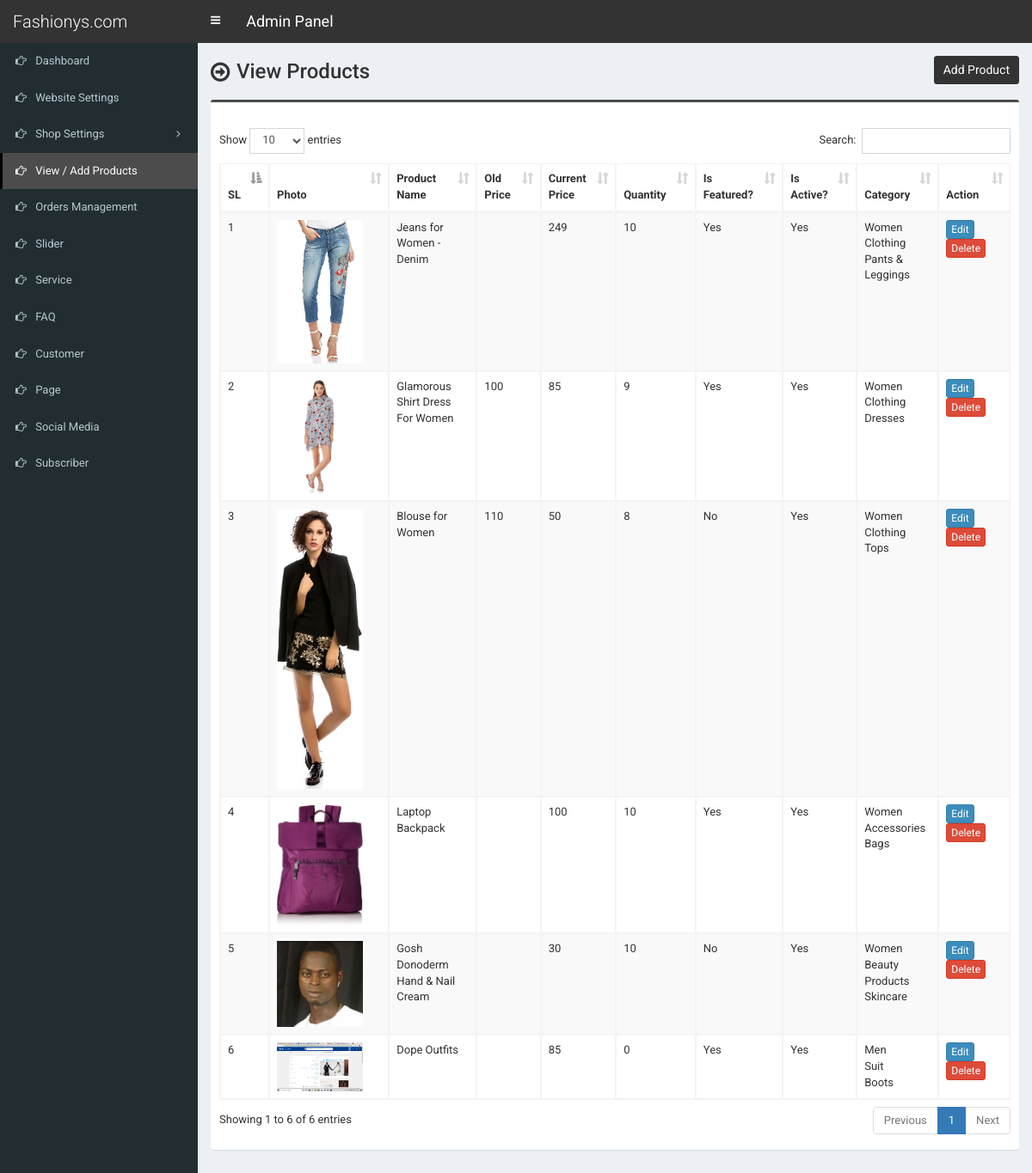
The app's page /admin/product.php with its own data.
### tables this page shows
CREATE TABLE `tbl_product` (
  `p_id` int(11) NOT NULL,
  `p_name` varchar(255) NOT NULL,
  `p_old_price` varchar(10) NOT NULL,
  `p_current_price` varchar(10) NOT NULL,
  `p_qty` int(10) NOT NULL,
  `p_featured_photo` varchar(255) NOT NULL,
  `p_description` text NOT NULL,
  `p_short_description` text NOT NULL,
  `p_feature` text NOT NULL,
  `p_condition` text NOT NULL,
  `p_return_policy` text NOT NULL,
  `p_total_view` int(11) NOT NULL,
  `p_is_featured` int(1) NOT NULL,
  `p_is_active` int(1) NOT NULL,
  `ecat_id` int(11) NOT NULL,
  `stripe_id` varchar(255) NOT NULL
);

CREATE TABLE `tbl_top_category` (
  `tcat_id` int(11) NOT NULL,
  `tcat_name` varchar(255) NOT NULL,
  `show_on_menu` int(1) NOT NULL
);

CREATE TABLE `tbl_mid_category` (
  `mcat_id` int(11) NOT NULL,
  `mcat_name` varchar(255) NOT NULL,
  `tcat_id` int(11) NOT NULL
);

CREATE TABLE `tbl_end_category` (
  `ecat_id` int(11) NOT NULL,
  `ecat_name` varchar(255) NOT NULL,
  `mcat_id` int(11) NOT NULL
);

### admin/product.php (the view, shortened to what this page needs)
<?php require_once('header.php'); ?>
<section class="content-header">
	<div class="content-header-left">
		<h1>View Products</h1>
	</div>
	<div class="content-header-right">
		<a href="product-add.php" class="btn btn-primary btn-sm">Add Product</a>
	</div>
</section>
<section class="content">
	<div class="row">
		<div class="col-md-12">
			<div class="box box-info">
				<div class="box-body table-responsive">
					<table id="example1" class="table table-bordered table-striped">
						<thead>
							<tr>
								<th width="30">SL</th>
								<th>Photo</th>
								<th width="200">Product Name</th>
								<th width="60">Old Price</th>
								<th width="60">Current Price</th>
								<th width="60">Quantity</th>
								<th>Is Featured?</th>
								<th>Is Active?</th>
								<th>Category</th>
								<th width="80">Action</th>
							</tr>
						</thead>
						<tbody>
							<?php
							$i=0;
							$statement = $pdo->prepare("SELECT
														t1.p_id,
														t1.p_name,
														t1.p_old_price,
														t1.p_current_price,
														t1.p_qty,
														t1.p_featured_photo,
														t1.p_is_featured,
														t1.p_is_active,
														t1.ecat_id,
														t2.ecat_id,
														t2.ecat_name,
														t3.mcat_id,
														t3.mcat_name,
														t4.tcat_id,
														t4.tcat_name
							                           	FROM tbl_product t1
							                           	JOIN tbl_end_category t2
							                           	ON t1.ecat_id = t2.ecat_id
							       						-- FROM tbl_customer t1
														-- JOIN tbl_country t2
														-- ON t1.cust_country = t2.country_id
														-- group by t1.cust_id
														-- having count(t2.country_id) > 0
							                           	JOIN tbl_mid_category t3
							                           	ON t2.mcat_id = t3.mcat_id
							                           	JOIN tbl_top_category t4
							                           	ON t3.tcat_id = t4.tcat_id
							                           	ORDER BY t1.p_id DESC
							                           	");
							$statement->execute();
							$result = $statement->fetchAll(PDO::FETCH_ASSOC);
							foreach ($result as $row) {
								$i++;
								?>
								<tr>
									<td><?php echo $i; ?></td>
									<td style="width:130px;"><img src="../assets/uploads/<?php echo $row['p_featured_photo']; ?>" alt="<?php echo $row['p_name']; ?>" style="width:100px;"></td>
									<td><?php echo $row['p_name']; ?></td>
									<td><?php echo $row['p_old_price']; ?></td>
									<td><?php echo $row['p_current_price']; ?></td>
									<td><?php echo $row['p_qty']; ?></td>
									<td>
										<?php if($row['p_is_featured'] == 1) {echo 'Yes';} else {echo 'No';} ?>
									</td>
									<td>
										<?php if($row['p_is_active'] == 1) {echo 'Yes';} else {echo 'No';} ?>
									</td>
									<td><?php echo $row['tcat_name']; ?><br><?php echo $row['mcat_name']; ?><br><?php echo $row['ecat_name']; ?></td>
									<td>
										<a href="product-edit.php?id=<?php echo $row['p_id']; ?>" class="btn btn-primary btn-xs">Edit</a>
										<a href="#" class="btn btn-danger btn-xs" data-href="product-delete.php?id=<?php echo $row['p_id']; ?>" data-toggle="modal" data-target="#confirm-delete">Delete</a>
									</td>
								</tr>
								<?php
							}
							?>
						</tbody>
					</table>
				</div>
			</div>
		</div>
	</div>
</section>
<?php require_once('footer.php'); ?>

### admin/style.css (style rules this page uses)
body { font-size: 13px; font-family: 'Roboto', sans-serif; }
.content-header>h1, .content-header .content-header-left h1 { font-family: 'Roboto', sans-serif; }
.box-info { padding-top: 20px; }
.content-header { overflow: hidden; }
.content-header .content-header-left { float: left; padding-top: 5px; }
.content-header .content-header-right { float: right; }
.content-header .content-header-left h1 { margin-top: 0; margin-bottom: 0; padding-left: 30px; padding-bottom: 5px; font-size: 24px; position: relative; }
.content-header .content-header-left h1:before { position: absolute; top: 0; left: 0; font-family: 'FontAwesome', sans-serif; font-size: 26px; content: '\f18e'; }
.content-header .content-header-right a { position: relative; font-size: 14px; }
.box.box-info { border-top-color: #4c4c4c; }
.content-header .content-header-right a { background-color: #333333; border-color: #333333; }

### records on screen
tbl_product: p_featured_photo (picture), p_name "Jeans for Women - Denim", p_current_price "249", p_qty "10", p_is_featured "Yes", p_is_active "Yes", tbl_top_category.tcat_name "Women", tbl_mid_category.mcat_name "Clothing", ecat.ecat_name "Pants & Leggings"
tbl_product: p_featured_photo (picture), p_name "Glamorous Shirt Dress For Women", p_old_price "100", p_current_price "85", p_qty "9", p_is_featured "Yes", p_is_active "Yes", tbl_top_category.tcat_name "Women", tbl_mid_category.mcat_name "Clothing", ecat.ecat_name "Dresses"
tbl_product: p_featured_photo (picture), p_name "Blouse for Women", p_old_price "110", p_current_price "50", p_qty "8", p_is_featured "No", p_is_active "Yes", tbl_top_category.tcat_name "Women", tbl_mid_category.mcat_name "Clothing", ecat.ecat_name "Tops"
tbl_product: p_featured_photo (picture), p_name "Laptop Backpack", p_current_price "100", p_qty "10", p_is_featured "Yes", p_is_active "Yes", tbl_top_category.tcat_name "Women", tbl_mid_category.mcat_name "Accessories", ecat.ecat_name "Bags"
tbl_product: p_featured_photo (picture), p_name "Gosh Donoderm Hand & Nail Cream", p_current_price "30", p_qty "10", p_is_featured "No", p_is_active "Yes", tbl_top_category.tcat_name "Women", tbl_mid_category.mcat_name "Beauty Products", ecat.ecat_name "Skincare"
tbl_product: p_featured_photo (picture), p_name "Dope Outfits", p_current_price "85", p_qty "0", p_is_featured "Yes", p_is_active "Yes", tbl_top_category.tcat_name "Men", tbl_mid_category.mcat_name "Suit", ecat.ecat_name "Boots"
